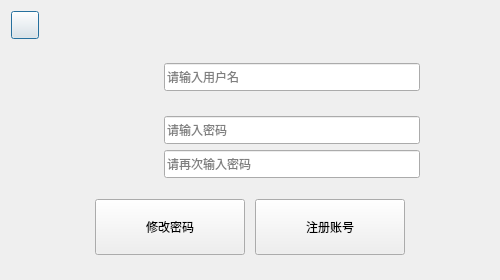
<?xml version="1.0" encoding="UTF-8"?>
<ui version="4.0">
 <class>registerDialog</class>
 <widget class="QDialog" name="registerDialog">
  <property name="geometry">
   <rect>
    <x>0</x>
    <y>0</y>
    <width>500</width>
    <height>280</height>
   </rect>
  </property>
  <property name="minimumSize">
   <size>
    <width>500</width>
    <height>280</height>
   </size>
  </property>
  <property name="maximumSize">
   <size>
    <width>500</width>
    <height>280</height>
   </size>
  </property>
  <property name="windowTitle">
   <string>Dialog</string>
  </property>
  <layout class="QVBoxLayout" name="verticalLayout_3">
   <item>
    <layout class="QHBoxLayout" name="horizontalLayout_4">
     <property name="spacing">
      <number>6</number>
     </property>
     <item>
      <widget class="QPushButton" name="closeBtn">
       <property name="minimumSize">
        <size>
         <width>28</width>
         <height>28</height>
        </size>
       </property>
       <property name="maximumSize">
        <size>
         <width>28</width>
         <height>28</height>
        </size>
       </property>
       <property name="text">
        <string/>
       </property>
      </widget>
     </item>
     <item>
      <spacer name="horizontalSpacer_7">
       <property name="orientation">
        <enum>Qt::Horizontal</enum>
       </property>
       <property name="sizeHint" stdset="0">
        <size>
         <width>40</width>
         <height>20</height>
        </size>
       </property>
      </spacer>
     </item>
    </layout>
   </item>
   <item>
    <layout class="QHBoxLayout" name="horizontalLayout">
     <property name="spacing">
      <number>20</number>
     </property>
     <item>
      <spacer name="horizontalSpacer_3">
       <property name="orientation">
        <enum>Qt::Horizontal</enum>
       </property>
       <property name="sizeHint" stdset="0">
        <size>
         <width>40</width>
         <height>20</height>
        </size>
       </property>
      </spacer>
     </item>
     <item>
      <widget class="QLabel" name="userNameLbl">
       <property name="minimumSize">
        <size>
         <width>64</width>
         <height>64</height>
        </size>
       </property>
       <property name="maximumSize">
        <size>
         <width>64</width>
         <height>64</height>
        </size>
       </property>
       <property name="text">
        <string/>
       </property>
      </widget>
     </item>
     <item>
      <widget class="QLineEdit" name="userNameLnedit">
       <property name="minimumSize">
        <size>
         <width>256</width>
         <height>28</height>
        </size>
       </property>
       <property name="maximumSize">
        <size>
         <width>16777215</width>
         <height>28</height>
        </size>
       </property>
       <property name="placeholderText">
        <string>请输入用户名</string>
       </property>
      </widget>
     </item>
     <item>
      <spacer name="horizontalSpacer">
       <property name="orientation">
        <enum>Qt::Horizontal</enum>
       </property>
       <property name="sizeHint" stdset="0">
        <size>
         <width>40</width>
         <height>20</height>
        </size>
       </property>
      </spacer>
     </item>
    </layout>
   </item>
   <item>
    <layout class="QHBoxLayout" name="horizontalLayout_2">
     <property name="spacing">
      <number>20</number>
     </property>
     <item>
      <spacer name="horizontalSpacer_4">
       <property name="orientation">
        <enum>Qt::Horizontal</enum>
       </property>
       <property name="sizeHint" stdset="0">
        <size>
         <width>40</width>
         <height>20</height>
        </size>
       </property>
      </spacer>
     </item>
     <item>
      <widget class="QLabel" name="passwordLbl">
       <property name="minimumSize">
        <size>
         <width>64</width>
         <height>64</height>
        </size>
       </property>
       <property name="maximumSize">
        <size>
         <width>64</width>
         <height>64</height>
        </size>
       </property>
       <property name="styleSheet">
        <string notr="true"/>
       </property>
       <property name="text">
        <string/>
       </property>
      </widget>
     </item>
     <item>
      <layout class="QVBoxLayout" name="verticalLayout">
       <property name="spacing">
        <number>5</number>
       </property>
       <item>
        <widget class="QLineEdit" name="pwdLnedit">
         <property name="minimumSize">
          <size>
           <width>256</width>
           <height>28</height>
          </size>
         </property>
         <property name="maximumSize">
          <size>
           <width>16777215</width>
           <height>28</height>
          </size>
         </property>
         <property name="echoMode">
          <enum>QLineEdit::PasswordEchoOnEdit</enum>
         </property>
         <property name="placeholderText">
          <string>请输入密码</string>
         </property>
        </widget>
       </item>
       <item>
        <widget class="QLineEdit" name="checkPwdLnedit">
         <property name="minimumSize">
          <size>
           <width>256</width>
           <height>28</height>
          </size>
         </property>
         <property name="maximumSize">
          <size>
           <width>16777215</width>
           <height>28</height>
          </size>
         </property>
         <property name="echoMode">
          <enum>QLineEdit::PasswordEchoOnEdit</enum>
         </property>
         <property name="placeholderText">
          <string>请再次输入密码</string>
         </property>
        </widget>
       </item>
      </layout>
     </item>
     <item>
      <spacer name="horizontalSpacer_2">
       <property name="orientation">
        <enum>Qt::Horizontal</enum>
       </property>
       <property name="sizeHint" stdset="0">
        <size>
         <width>40</width>
         <height>20</height>
        </size>
       </property>
      </spacer>
     </item>
    </layout>
   </item>
   <item>
    <layout class="QVBoxLayout" name="verticalLayout_2">
     <item>
      <spacer name="verticalSpacer_2">
       <property name="orientation">
        <enum>Qt::Vertical</enum>
       </property>
       <property name="sizeType">
        <enum>QSizePolicy::Preferred</enum>
       </property>
       <property name="sizeHint" stdset="0">
        <size>
         <width>20</width>
         <height>15</height>
        </size>
       </property>
      </spacer>
     </item>
     <item>
      <layout class="QHBoxLayout" name="horizontalLayout_3">
       <property name="spacing">
        <number>10</number>
       </property>
       <item>
        <spacer name="horizontalSpacer_5">
         <property name="orientation">
          <enum>Qt::Horizontal</enum>
         </property>
         <property name="sizeHint" stdset="0">
          <size>
           <width>40</width>
           <height>20</height>
          </size>
         </property>
        </spacer>
       </item>
       <item>
        <widget class="QPushButton" name="changePwdBtn">
         <property name="minimumSize">
          <size>
           <width>150</width>
           <height>56</height>
          </size>
         </property>
         <property name="maximumSize">
          <size>
           <width>150</width>
           <height>56</height>
          </size>
         </property>
         <property name="text">
          <string>修改密码</string>
         </property>
        </widget>
       </item>
       <item>
        <widget class="QPushButton" name="registerBtn">
         <property name="minimumSize">
          <size>
           <width>150</width>
           <height>56</height>
          </size>
         </property>
         <property name="maximumSize">
          <size>
           <width>150</width>
           <height>56</height>
          </size>
         </property>
         <property name="text">
          <string>注册账号</string>
         </property>
        </widget>
       </item>
       <item>
        <spacer name="horizontalSpacer_6">
         <property name="orientation">
          <enum>Qt::Horizontal</enum>
         </property>
         <property name="sizeHint" stdset="0">
          <size>
           <width>40</width>
           <height>20</height>
          </size>
         </property>
        </spacer>
       </item>
      </layout>
     </item>
     <item>
      <spacer name="verticalSpacer">
       <property name="orientation">
        <enum>Qt::Vertical</enum>
       </property>
       <property name="sizeType">
        <enum>QSizePolicy::Preferred</enum>
       </property>
       <property name="sizeHint" stdset="0">
        <size>
         <width>20</width>
         <height>15</height>
        </size>
       </property>
      </spacer>
     </item>
    </layout>
   </item>
  </layout>
 </widget>
 <resources/>
 <connections/>
</ui>
